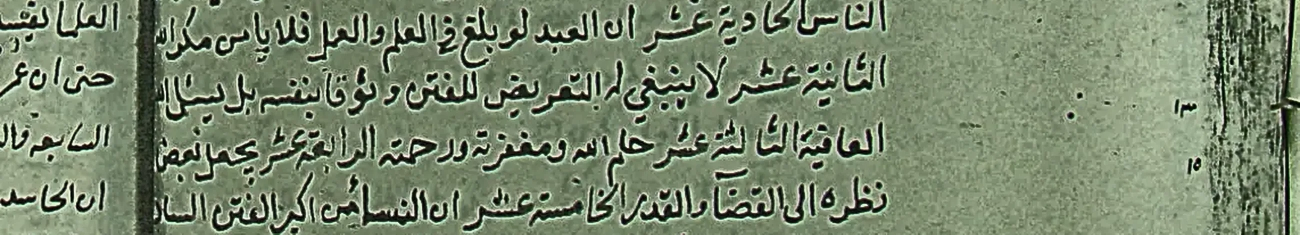
#> input picture images-apport-manuscrits/A12c-hilm-Allah--R-p81.webp, 2600 x 469 px (shown at 1/2 size)
$ python recadrer_lignes.py ../images-apport-manuscrits/A12c-hilm-Allah--R-p81.webp ../images-apport-manuscrits/A12d-saat-hilm-Allah--N-p12.webp ../images-apport-manuscrits/A12d-saat-hilm-Allah--N-p12.webp 1.0
#> lines starting #> are read from the running program, lines starting #| are printed output that depends on the picture; after the words box and inside, x2 and y2 are one past the last pixel; in counts of white or black regions, pixels touching at a corner belong together
# /// script
# dependencies = ["pillow", "numpy", "opencv-python-headless"]
# ///
"""Re-cut a plate so its top and bottom edges fall between lines, never inside one.

Usage: recadrer_lignes.py <planche.webp> <page.webp> <sortie.png> [marge_x]

Notes
-----
Aiming by eye has failed repeatedly on these pages. The frame is therefore
found in two steps. The former plate is matched on its page to recover where
it was cut, which fixes the horizontal span the caption assumes. Then the ink
of the page is projected on the y axis: a line of writing is a band of ink
between two clear bands, and the top and bottom edges are moved out to the
nearest clear bands, so no line is ever severed.

The page is already published at the resolution its source holds, and the cut
is enlarged once, so nothing is rendered above the native.
"""
import pathlib
import sys

import cv2
import numpy as np
from PIL import Image


def binarise(a: np.ndarray) -> np.ndarray:
    """Return a 0/255 single channel image, ink dark on light ground."""
    if a.ndim == 3:
        a = cv2.cvtColor(a, cv2.COLOR_RGB2GRAY)
    a = cv2.GaussianBlur(a, (3, 3), 0)
    _, b = cv2.threshold(a, 0, 255, cv2.THRESH_BINARY + cv2.THRESH_OTSU)
    return b


def best_match(page_bin, tpl_bin, scales):
    """Best (score, x0, y0, w, h) of the template over a range of widths."""
    ph, pw = page_bin.shape
    th, tw = tpl_bin.shape
    out = (-2.0, 0, 0, 0, 0)
    for s in scales:
        w = int(pw * s)
        h = max(1, int(round(w * th / tw)))
        if w < 24 or h < 8 or w > pw or h > ph:
            continue
        t = cv2.resize(tpl_bin, (w, h), interpolation=cv2.INTER_AREA)
        r = cv2.matchTemplate(page_bin, t, cv2.TM_CCOEFF_NORMED)
        _, mx, _, loc = cv2.minMaxLoc(r)
        if mx > out[0]:
            out = (mx, loc[0], loc[1], w, h)
    return out


Image.MAX_IMAGE_PIXELS = None
LARGEUR = 2600


def _bandes_a(prof: np.ndarray, seuil: float) -> list[tuple[int, int]]:
    out, dedans = [], False
    for y, v in enumerate(prof):
        if v > seuil and not dedans:
            dedans, d = True, y
        elif v <= seuil and dedans:
            dedans = False
            if y - d >= 4:
                out.append((d, y))
    if dedans:
        out.append((d, len(prof)))
    return out


def bandes(page_bin: np.ndarray) -> list[tuple[int, int]]:
    """Return the (top, bottom) of every line of writing on the page.

    Ascenders and descenders keep ink in the gap between two lines, so a low
    threshold merges the whole block into one band and a high one shreds it.
    Several are tried and the one yielding the most bands of plausible height
    is kept, a band being plausible when it is taller than eight pixels and
    shorter than a seventh of the page.
    """
    prof = (page_bin == 0).sum(axis=1) / page_bin.shape[1]
    haut = float(np.percentile(prof, 95))
    H = len(prof)
    best = []
    for part in np.arange(0.08, 0.61, 0.03):
        b = _fondre([t for t in _bandes_a(prof, haut * part)
                     if 4 <= t[1] - t[0] <= H / 7])
        if len(b) > len(best):
            best = b
    return best


def _fondre(b: list[tuple[int, int]]) -> list[tuple[int, int]]:
    """Merge bands separated by less than a third of the median height.

    A high threshold cuts a line in two at the waist, the upper strokes on one
    side and the body on the other, which would let an edge fall inside the
    writing. Two bands closer than a third of a line are one line.
    """
    if len(b) < 2:
        return b
    med = sorted(f - d for d, f in b)[len(b) // 2]
    out = [list(b[0])]
    for d, f in b[1:]:
        if d - out[-1][1] < med / 3:
            out[-1][1] = f
        else:
            out.append([d, f])
    return [tuple(t) for t in out if t[1] - t[0] >= 8]

planche, page, sortie = sys.argv[1], sys.argv[2], sys.argv[3]
marge = float(sys.argv[4]) if len(sys.argv) > 4 else 0.012

pl = np.array(Image.open(planche).convert("RGB"))
#> pl is the input picture: shape (469, 2600, 3); mean R, G, B 121.3, 135.3, 109.7
pg = np.array(Image.open(page).convert("RGB"))
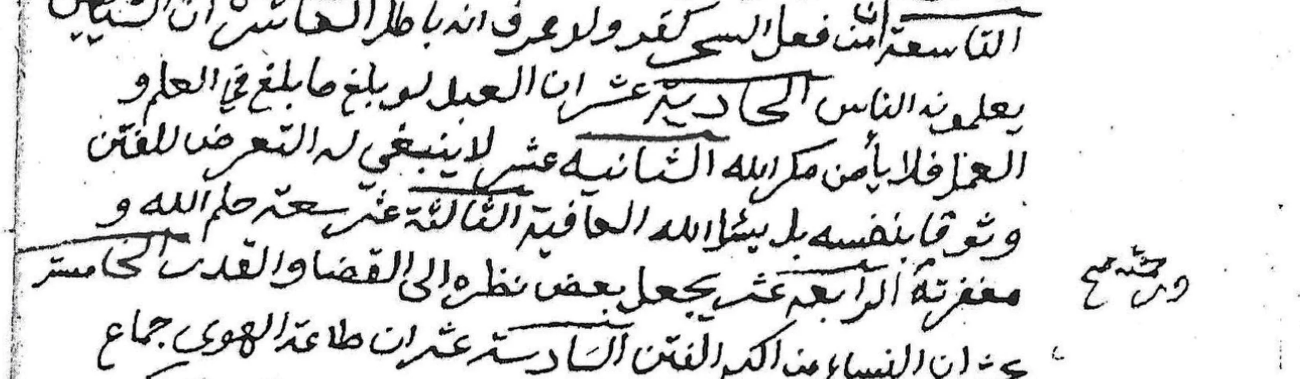
#> input picture images-apport-manuscrits/A12d-saat-hilm-Allah--N-p12.webp, 2600 x 757 px (shown at 1/2 size)
#> pg is the input picture: shape (757, 2600, 3); mean R, G, B 222.9, 222.9, 222.9
H, W = pg.shape[:2]
#> H = 757; W = 2600
sc, x, y, w, h = best_match(binarise(pg), binarise(pl), np.arange(0.20, 1.001, 0.01))
#> in binarise, `_, b = cv2.threshold(a, 0, 255, cv2.THRESH_BINARY + cv2.THRESH_OTSU)`:
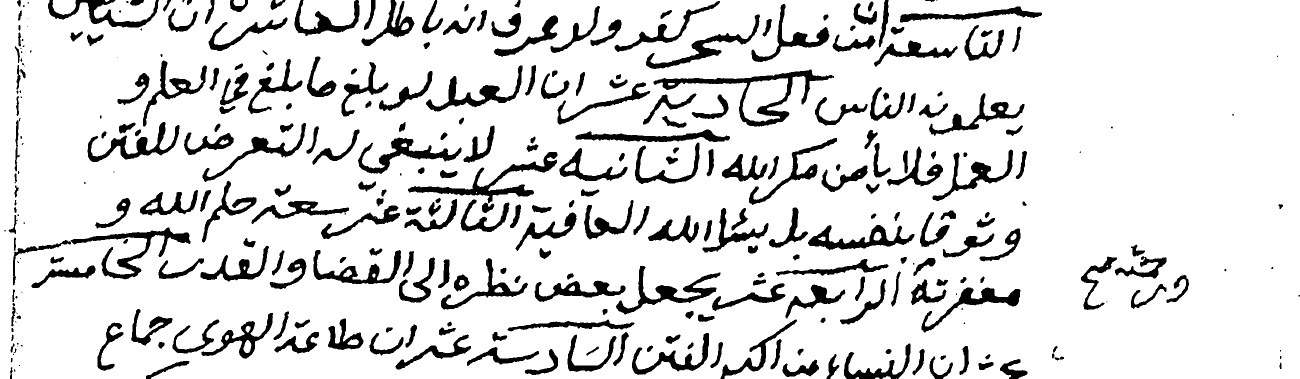
#> b: shape (757, 2600) (shown at 1/2 size); 86.9% white; 338 black regions (60 under 20 px), largest, box (x1, y1, x2, y2) and area: (1307, 139, 1668, 253) 6914, (816, 304, 1115, 407) 5514, (141, 455, 381, 559) 4943
#> in binarise (call 2), `a = cv2.cvtColor(a, cv2.COLOR_RGB2GRAY)`:
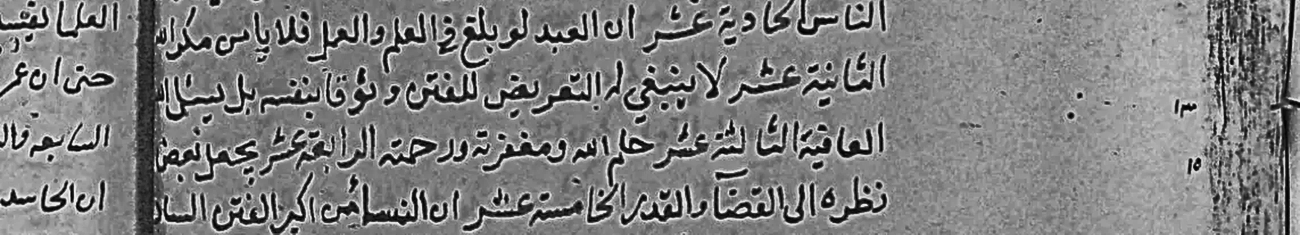
#> a: shape (469, 2600) (shown at 1/2 size); min 0, max 255, mean 128.2
#> in binarise (call 2), `_, b = cv2.threshold(a, 0, 255, cv2.THRESH_BINARY + cv2.THRESH_OTSU)`:
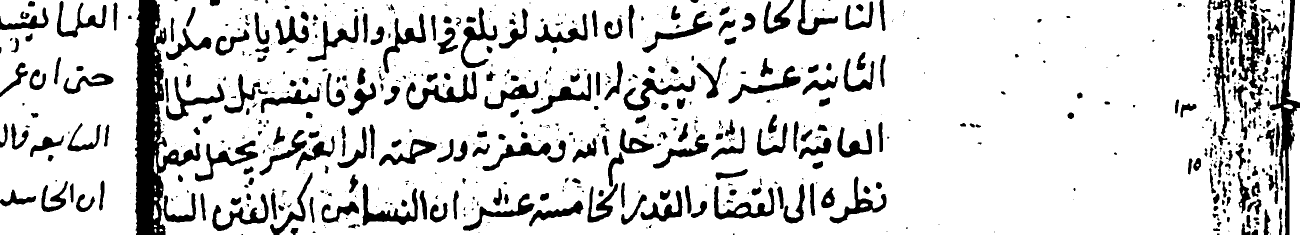
#> b: shape (469, 2600) (shown at 1/2 size); 84.2% white; 712 black regions (322 under 20 px), largest, box (x1, y1, x2, y2) and area: (270, 0, 401, 469) 24689, (2539, 0, 2600, 469) 6776, (2415, 0, 2532, 200) 5470
#> in best_match, `ph, pw = page_bin.shape`: ph = 757; pw = 2600
#> the loop in best_match, `for s in scales:` made 81 passes
#> (s, w, h, mx, out) on passes 1, 3: (0.2, 520, 94, 0.147, (0.147, 1961, 241, 520, 94)), (0.22, 572, 103, 0.151, (0.151, 1704, 17, 572, 103))
#> (s, w, h, mx, loc) on passes 2, 4, 5, 6, 7, 8: (0.21, 546, 98, 0.138, (1958, 243)), (0.23, 598, 108, 0.129, (1702, 16)), (0.24, 624, 113, 0.128, (1698, 17)), (0.25, 650, 117, 0.121, (1679, 287)), (0.26, 676, 122, 0.119, (1677, 284)), (0.27, 702, 127, 0.112, (1832, 213))
#> pass 1, in best_match, `r = cv2.matchTemplate(page_bin, t, cv2.TM_CCOEFF_NORMED)`:
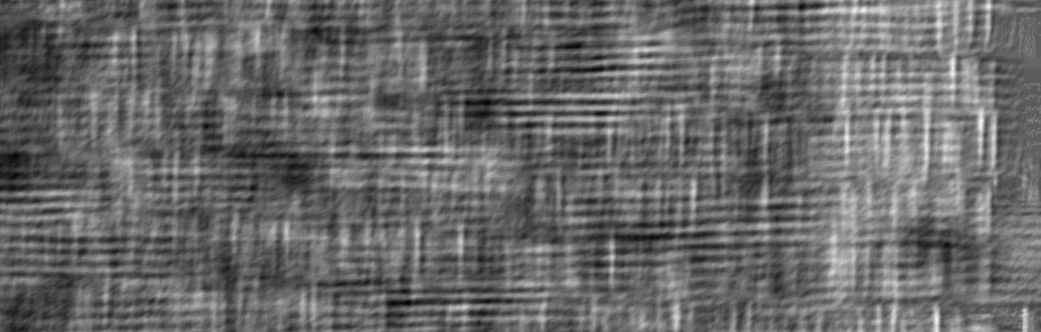
#> r: shape (664, 2081) float32 (shown at 1/2 size); min -0.0968, max 0.147, mean 0.00381; drawn with min black and max white
#> pass 2, in best_match, `r = cv2.matchTemplate(page_bin, t, cv2.TM_CCOEFF_NORMED)`:
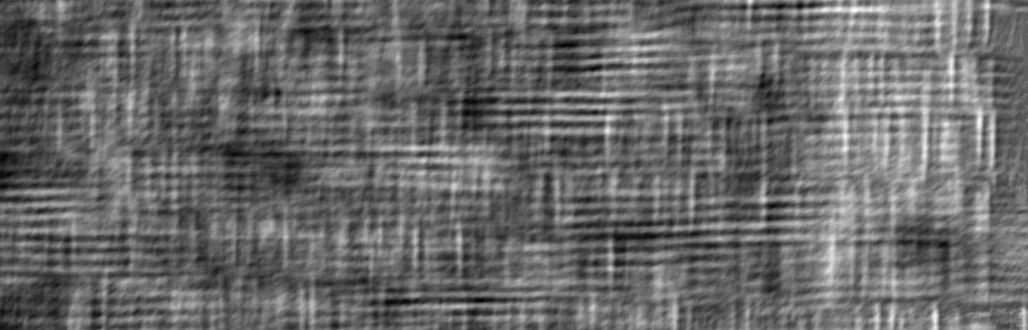
#> r: shape (660, 2055) float32 (shown at 1/2 size); min -0.0895, max 0.138, mean 0.00411; drawn with min black and max white
#> sc = 0.151; x = 1704; y = 17; w = 572; h = 103
print(f"  appariement  score {sc:.3f}  boite x {x}-{x+w}  y {y}-{y+h}  sur {W}x{H}")
#|   appariement  score 0.151  boite x 1704-2276  y 17-120  sur 2600x757

b = bandes(binarise(pg))
#> in bandes, `prof = (page_bin == 0).sum(axis=1) / page_bin.shape[1]`: prof = 757 values, max 0.233 at index 548, min 0.0331 at index 621, mean 0.131
#> in bandes, `haut = float(np.percentile(prof, 95))`: haut = 0.202
#> the loop in bandes, `for part in np.arange(0.08, 0.61, 0.03):` made 18 passes
#> best on pass 13: [(2, 112), (151, 237), (267, 613), (644, 751)]
#> b = [(23, 94), (156, 232), (270, 320), (331, 362), (376, 387), (413, 492), (518, 608), (646, 655), (673, 748)]
print(f"  {len(b)} lignes detectees sur la page")
#|   9 lignes detectees sur la page
dedans = [i for i, (d, f) in enumerate(b) if f > y + 4 and d < y + h - 4]
#> dedans = [0]
if not dedans:
    sys.exit("aucune ligne dans la boite, cadrage a revoir")
# On prend PLUS plutot que MOINS : une ligne entiere de plus de chaque cote.
# Un moignon de ligne se lit comme un defaut, une ligne de contexte ne nuit pas,
# et cela met le bord loin de l ecriture qui nous interesse.
i0 = max(0, min(dedans) - 1)
#> i0 = 0
i1 = min(len(b) - 1, max(dedans) + 1)
#> i1 = 1
haut, bas = b[i0][0], b[i1][1]
#> haut = 23; bas = 232
print(f"  lignes touchees : {len(dedans)}, elargies a {i1 - i0 + 1}, "
      f"de y {haut} a {bas}")
#|   lignes touchees : 1, elargies a 2, de y 23 a 232

# un peu d air, et la largeur du bloc de texte plutot que celle de la planche
col = (binarise(pg) == 0).sum(axis=0)
#> col = 2600 values, max 234 at index 323, min 0 at index 0, mean 98.86
enc = np.nonzero(col > np.percentile(col, 95) * 0.06)[0]
#> enc = 2206 values from 20 to 2562
gx0, gx1 = int(enc.min()), int(enc.max())
#> gx0 = 20; gx1 = 2562
x0 = max(0, min(x, gx0) - int(W * marge))
#> x0 = 0
x1 = min(W, max(x + w, gx1) + int(W * marge))
#> x1 = 2600
# Les bords vont au MILIEU du blanc qui separe des lignes voisines. Une bande
# d encre exclut les hampes et les queues, donc une marge proportionnelle la
# rogne encore ; le milieu du blanc, lui, ne coupe jamais une ligne.
med = sorted(f - d for d, f in b)[len(b) // 2] if b else 20
#> med = 71
av = [t for t in b if t[1] <= haut]
#> av = []
ap = [t for t in b if t[0] >= bas]
#> ap = [(270, 320), (331, 362), (376, 387), (413, 492), (518, 608), (646, 655), (673, 748)]
# Le bord se pose la ou il y a LE MOINS d encre entre deux lignes. Le milieu du
# blanc rogne nos queues, et le bord de la bande voisine laisse paraitre ses
# hampes ; le minimum du profil est le seul point qui ne prenne ni l un ni
# l autre.
prof_y = (binarise(pg) == 0).sum(axis=1).astype(float)
#> prof_y = 757 values, max 607 at index 548, min 86 at index 621, mean 339.6


def creux(a: int, b: int) -> int:
    """Return the emptiest row between two lines."""
    if b <= a + 1:
        return (a + b) // 2
    return a + int(np.argmin(prof_y[a:b]))


y0 = max(0, creux(max(t[1] for t in av), haut) if av else haut - int(med * 0.7))
#> y0 = 0
y1 = min(H, creux(bas, min(t[0] for t in ap)) if ap else bas + int(med * 0.7))
#> y1 = 240

cut = pg[y0:y1, x0:x1]
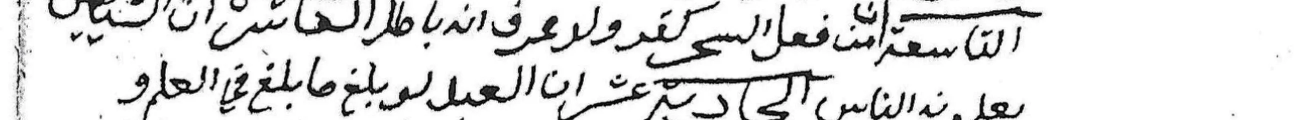
#> cut: shape (240, 2600, 3) (shown at 1/2 size); mean R, G, B 223.5, 223.5, 223.5
im = Image.fromarray(cut)
im = im.resize((LARGEUR, max(1, round(LARGEUR * im.height / im.width))), Image.LANCZOS)
im.save(sortie)
print(f"  -> {sortie}  natif {cut.shape[1]}x{cut.shape[0]} -> {im.size}")
#|   -> ../images-apport-manuscrits/A12d-saat-hilm-Allah--N-p12.webp  natif 2600x240 -> (2600, 240)
